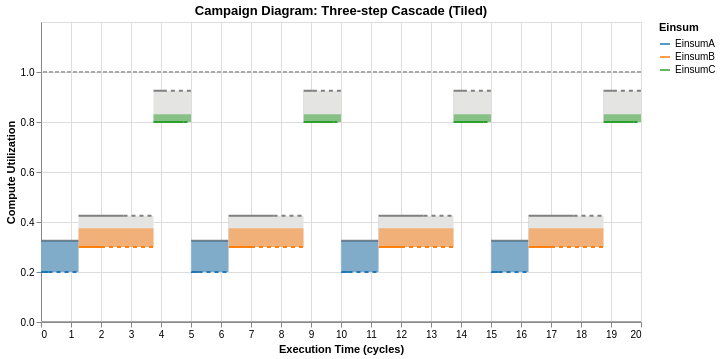
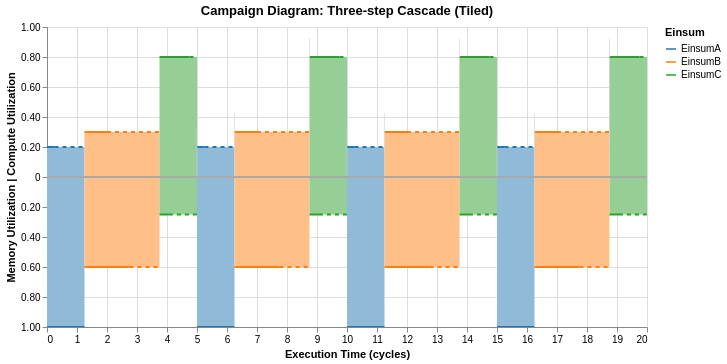

The code cell stored with these charts, in order, in its notebook:
### Markdown cell above
### What happens when we pipeline?

- Suppose we now pipeline the first two kernels.
- If a kernel had ALL the available resources, the solid line should show that runtime.
- The dashed line shows the remainder runtime due to an unideal kernel or due to needing to allow other kernels to run concurrently.

### Code cell
num_of_tiles = 4
tiled_cascade = original_cascade.tile(num_of_tiles)
campaign_diagram = CampaignDiagram(tiled_cascade)
campaign_diagram.draw().interactive().show()
campaign_diagram.draw(dual_mode=True).interactive()
